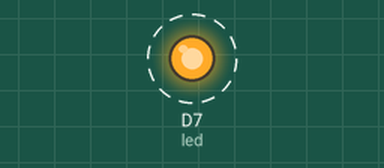
The sketch below on a simulated ESP8266 (NodeMCU). On the bench: output pins drawn as LEDs (lit = HIGH). Dashed ring = blinking. What the sketch prints to the serial monitor is not drawn.

Above: at 0.5 s.
Timing chart, 0 to 4.6 s (numbered marks = the images above):
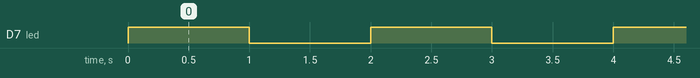

The sketch:

led_blink.ino
```cpp
/*
 * Basic LED Blink Example for Particle Photon/Argon
 * EE1301 - Introduction to Electrical Engineering
 *
 * This program demonstrates basic digital output control
 * by blinking the built-in LED on the Particle device.
 */

// Define the LED pin (built-in LED on most Particle devices)
int led = D7;

void setup() {
    // Set the LED pin as an output
    pinMode(led, OUTPUT);

    // Optional: Start serial communication for debugging
    Serial.begin(9600);
    Serial.println("LED Blink Example Started");
}

void loop() {
    // Turn the LED on
    digitalWrite(led, HIGH);
    Serial.println("LED ON");

    // Wait for 1 second
    delay(1000);

    // Turn the LED off
    digitalWrite(led, LOW);
    Serial.println("LED OFF");

    // Wait for 1 second
    delay(1000);
}
```

Measured:
- by itself, D7 (led): alternates HIGH for 1.0 s and LOW for 1.0 s
